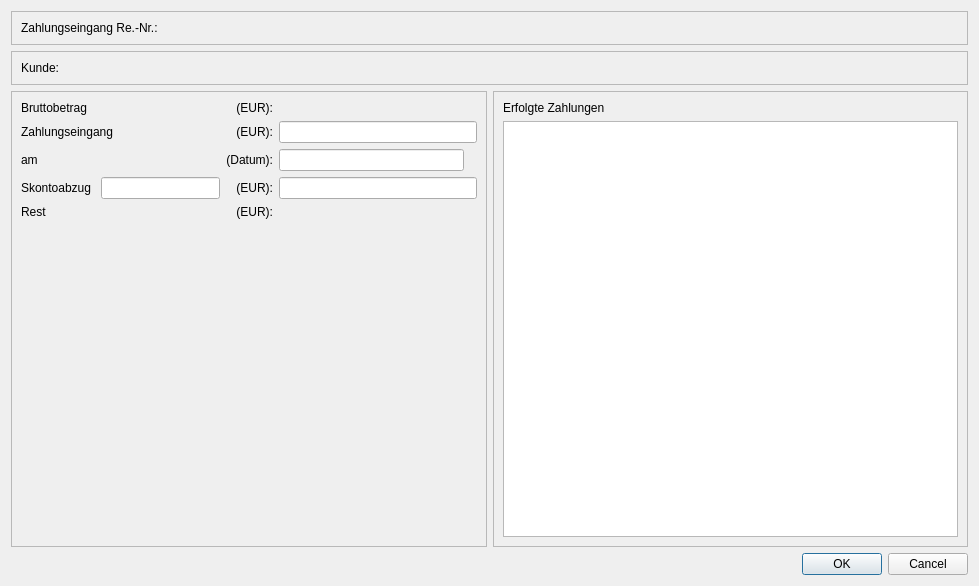
<?xml version="1.0" encoding="UTF-8"?>
<ui version="4.0">
 <class>paymentPage</class>
 <widget class="PaymentPage" name="paymentPage">
  <property name="geometry">
   <rect>
    <x>0</x>
    <y>0</y>
    <width>979</width>
    <height>586</height>
   </rect>
  </property>
  <property name="windowTitle">
   <string>Dialog</string>
  </property>
  <layout class="QVBoxLayout" name="verticalLayout_2">
   <item>
    <widget class="QFrame" name="frame">
     <property name="frameShape">
      <enum>QFrame::StyledPanel</enum>
     </property>
     <property name="frameShadow">
      <enum>QFrame::Raised</enum>
     </property>
     <layout class="QHBoxLayout" name="horizontalLayout">
      <item>
       <widget class="QLabel" name="label">
        <property name="text">
         <string>Zahlungseingang Re.-Nr.:</string>
        </property>
       </widget>
      </item>
      <item>
       <widget class="QLabel" name="labelNumber">
        <property name="text">
         <string/>
        </property>
       </widget>
      </item>
     </layout>
    </widget>
   </item>
   <item>
    <widget class="QFrame" name="frame_2">
     <property name="frameShape">
      <enum>QFrame::StyledPanel</enum>
     </property>
     <property name="frameShadow">
      <enum>QFrame::Raised</enum>
     </property>
     <layout class="QHBoxLayout" name="horizontalLayout_2">
      <item>
       <widget class="QLabel" name="label_2">
        <property name="text">
         <string>Kunde:</string>
        </property>
       </widget>
      </item>
      <item>
       <widget class="QLabel" name="labelCustomer">
        <property name="text">
         <string/>
        </property>
       </widget>
      </item>
     </layout>
    </widget>
   </item>
   <item>
    <layout class="QHBoxLayout" name="horizontalLayout_5">
     <item>
      <widget class="QFrame" name="frame_3">
       <property name="styleSheet">
        <string notr="true">color = (255, 0, 0)</string>
       </property>
       <property name="frameShape">
        <enum>QFrame::StyledPanel</enum>
       </property>
       <property name="frameShadow">
        <enum>QFrame::Raised</enum>
       </property>
       <layout class="QGridLayout" name="gridLayout">
        <item row="0" column="0">
         <widget class="QLabel" name="label_3">
          <property name="text">
           <string>Bruttobetrag</string>
          </property>
         </widget>
        </item>
        <item row="0" column="1">
         <widget class="QLabel" name="label_4">
          <property name="text">
           <string>(EUR):</string>
          </property>
          <property name="alignment">
           <set>Qt::AlignRight|Qt::AlignTrailing|Qt::AlignVCenter</set>
          </property>
         </widget>
        </item>
        <item row="0" column="2">
         <widget class="QLabel" name="labelBrutto">
          <property name="text">
           <string/>
          </property>
         </widget>
        </item>
        <item row="1" column="0">
         <widget class="QLabel" name="label_5">
          <property name="text">
           <string>Zahlungseingang</string>
          </property>
         </widget>
        </item>
        <item row="1" column="1">
         <widget class="QLabel" name="label_6">
          <property name="text">
           <string>(EUR):</string>
          </property>
          <property name="alignment">
           <set>Qt::AlignRight|Qt::AlignTrailing|Qt::AlignVCenter</set>
          </property>
         </widget>
        </item>
        <item row="1" column="2">
         <widget class="QLineEdit" name="editPaid"/>
        </item>
        <item row="2" column="0">
         <widget class="QLabel" name="label_8">
          <property name="text">
           <string>am</string>
          </property>
         </widget>
        </item>
        <item row="2" column="1">
         <widget class="QLabel" name="label_9">
          <property name="text">
           <string>(Datum):</string>
          </property>
          <property name="alignment">
           <set>Qt::AlignRight|Qt::AlignTrailing|Qt::AlignVCenter</set>
          </property>
         </widget>
        </item>
        <item row="2" column="2">
         <layout class="QHBoxLayout" name="horizontalLayout_6">
          <item>
           <widget class="QLineEdit" name="editDate"/>
          </item>
          <item>
           <widget class="QLabel" name="labelErrorDate">
            <property name="styleSheet">
             <string notr="true">color: red</string>
            </property>
            <property name="text">
             <string/>
            </property>
           </widget>
          </item>
         </layout>
        </item>
        <item row="3" column="0">
         <layout class="QHBoxLayout" name="horizontalLayout_3">
          <item>
           <widget class="QLabel" name="label_10">
            <property name="text">
             <string>Skontoabzug </string>
            </property>
           </widget>
          </item>
          <item>
           <widget class="QLineEdit" name="editSkonto"/>
          </item>
         </layout>
        </item>
        <item row="3" column="1">
         <widget class="QLabel" name="label_12">
          <property name="text">
           <string>(EUR):</string>
          </property>
          <property name="alignment">
           <set>Qt::AlignRight|Qt::AlignTrailing|Qt::AlignVCenter</set>
          </property>
         </widget>
        </item>
        <item row="3" column="2">
         <widget class="QLineEdit" name="editSkontoTotal"/>
        </item>
        <item row="4" column="0">
         <widget class="QLabel" name="label_11">
          <property name="text">
           <string>Rest</string>
          </property>
         </widget>
        </item>
        <item row="4" column="1">
         <widget class="QLabel" name="label_13">
          <property name="text">
           <string>(EUR):</string>
          </property>
          <property name="alignment">
           <set>Qt::AlignRight|Qt::AlignTrailing|Qt::AlignVCenter</set>
          </property>
         </widget>
        </item>
        <item row="4" column="2">
         <widget class="QLabel" name="labelRest">
          <property name="text">
           <string/>
          </property>
         </widget>
        </item>
        <item row="5" column="0">
         <spacer name="verticalSpacer">
          <property name="orientation">
           <enum>Qt::Vertical</enum>
          </property>
          <property name="sizeHint" stdset="0">
           <size>
            <width>20</width>
            <height>40</height>
           </size>
          </property>
         </spacer>
        </item>
       </layout>
      </widget>
     </item>
     <item>
      <widget class="QFrame" name="frame_4">
       <property name="frameShape">
        <enum>QFrame::StyledPanel</enum>
       </property>
       <property name="frameShadow">
        <enum>QFrame::Raised</enum>
       </property>
       <layout class="QVBoxLayout" name="verticalLayout">
        <item>
         <widget class="QLabel" name="label_14">
          <property name="text">
           <string>Erfolgte Zahlungen</string>
          </property>
         </widget>
        </item>
        <item>
         <widget class="QTableView" name="tableView"/>
        </item>
       </layout>
      </widget>
     </item>
    </layout>
   </item>
   <item>
    <widget class="QDialogButtonBox" name="buttonBox">
     <property name="orientation">
      <enum>Qt::Horizontal</enum>
     </property>
     <property name="standardButtons">
      <set>QDialogButtonBox::Cancel|QDialogButtonBox::Ok</set>
     </property>
    </widget>
   </item>
  </layout>
 </widget>
 <customwidgets>
  <customwidget>
   <class>PaymentPage</class>
   <extends>QDialog</extends>
   <header>pages/payment_page.h</header>
   <container>1</container>
  </customwidget>
 </customwidgets>
 <resources/>
 <connections>
  <connection>
   <sender>buttonBox</sender>
   <signal>accepted()</signal>
   <receiver>paymentPage</receiver>
   <slot>accept()</slot>
   <hints>
    <hint type="sourcelabel">
     <x>248</x>
     <y>254</y>
    </hint>
    <hint type="destinationlabel">
     <x>157</x>
     <y>274</y>
    </hint>
   </hints>
  </connection>
  <connection>
   <sender>buttonBox</sender>
   <signal>rejected()</signal>
   <receiver>paymentPage</receiver>
   <slot>reject()</slot>
   <hints>
    <hint type="sourcelabel">
     <x>316</x>
     <y>260</y>
    </hint>
    <hint type="destinationlabel">
     <x>286</x>
     <y>274</y>
    </hint>
   </hints>
  </connection>
 </connections>
 <slots>
  <slot>CopyData(QString)</slot>
  <slot>TakeFromMaterial()</slot>
  <slot>TakeFromService()</slot>
  <slot>MakeNewEntry()</slot>
 </slots>
</ui>
